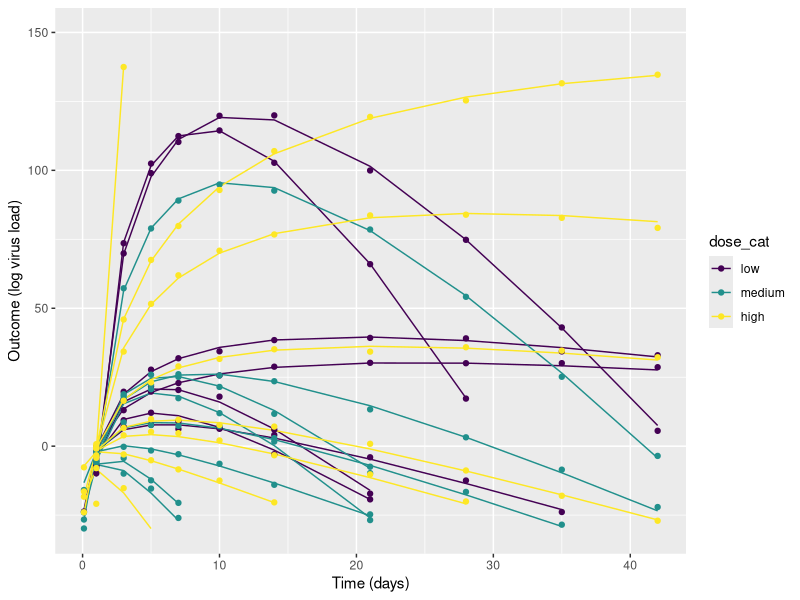
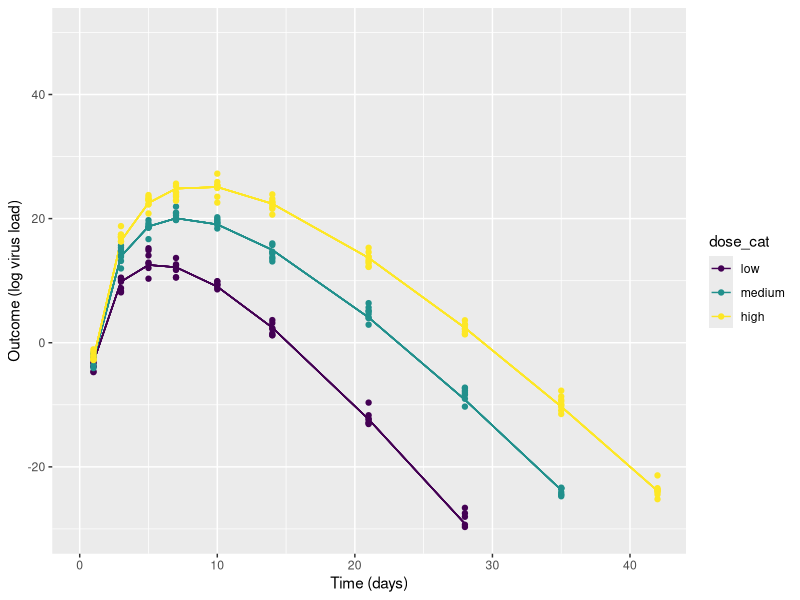
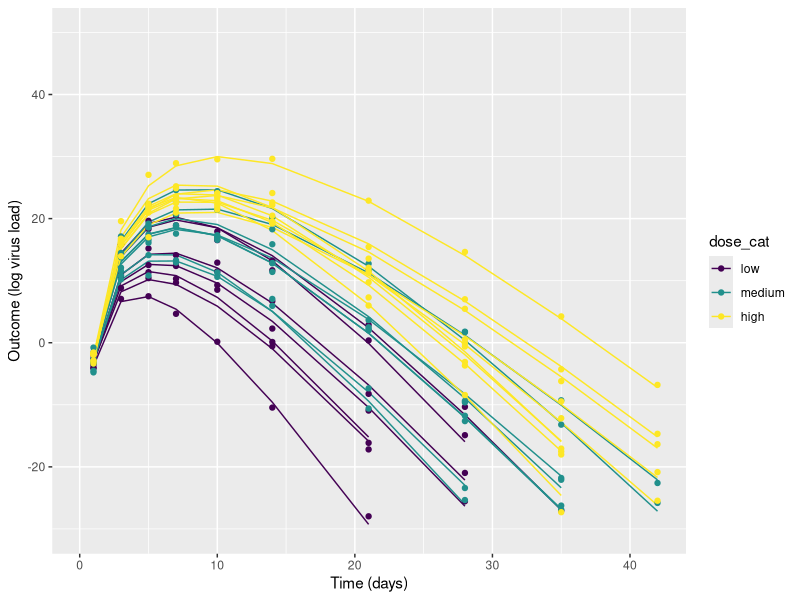
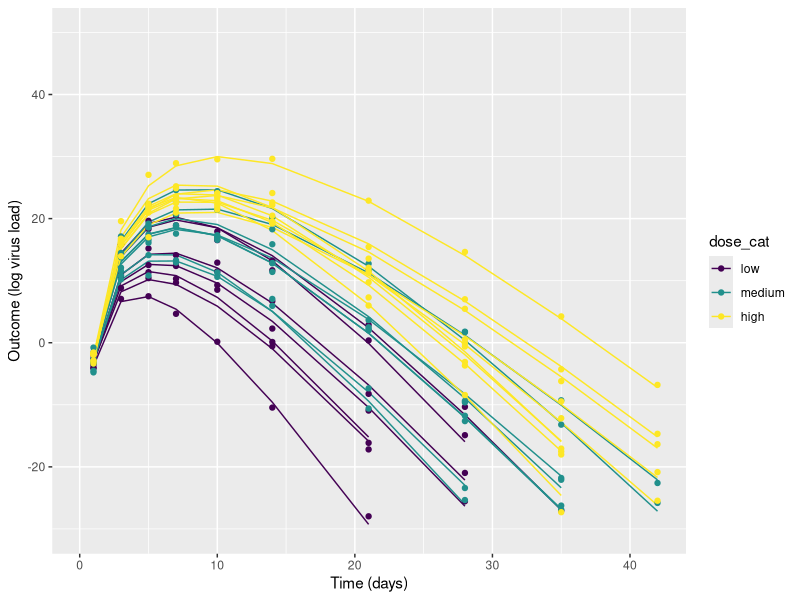

Here is the R script that generated these plots, in order:
# code only portion of tutorial part 1
# https://www.andreashandel.com/posts/longitudinal-multilevel-bayesian-analysis-1/
# Simulating data

## ---- settings --------
## General settings
set.seed(123) #for reproducibility
# days at which we assume outcome is measured
timevec <- c(0.1,1,3,5,7,10,14,21,28,35,42)

#do different number of individuals per dose
#just to make it clearer which is which and also since that's the data structure
Nlow = 7; Nmed = 8; Nhigh = 9;
#if you want to explore how model fitting changes if you increase sample size
#turn on this line of code
#Nlow = 70; Nmed = 80; Nhigh = 90;

Ntot = Nlow + Nmed + Nhigh; #total number of individuals

# Set values for dose
# since we only consider dose on a log scale
# we'll log transform right here and then always use it in those log units
high_dose = log(1000)
med_dose = log(100)
low_dose = log(10)
dosevec = c(rep(low_dose,Nlow),rep(med_dose,Nmed),rep(high_dose,Nhigh))
# we are also creating a version that is just ordered categories instead of numeric values
# we'll use that for plotting and in the alternative analysis in a separate post
dosevec_cat = ordered(c(rep("low", Nlow),rep("medium",Nmed),rep("high",Nhigh)),levels=c("low","medium","high"))


## Setting parameter values

## ---- commonpars --------
sigma = 1
a1 = 0.2
b1 = -0.2

## ---- m1pars --------
m1_mua = 3
m1_mub = 1
m1_sigmaa = 1
m1_sigmab = 1
m1_a0 = rnorm(n=Ntot, m1_mua, m1_sigmaa)
m1_b0 = rnorm(n=Ntot, m1_mub, m1_sigmaa)
# saving main parameters and sample sizes
m1pars = c(sigma = sigma, a1 = a1, b1 = b1, a0_mu = m1_mua, b0_mu = m1_mub, Nlow = Nlow, Nmed = Nmed, Nhigh = Nhigh)

## ---- m2pars --------
m2_mua = 3
m2_mub = 1
m2_sigmaa = 0.0001
m2_sigmab = 0.0001
m2_a0 = rnorm(n=Ntot, m2_mua, m2_sigmaa)
m2_b0 = rnorm(n=Ntot, m2_mub, m2_sigmab)
m2pars = c(sigma = sigma, a1 = a1, b1 = b1, a0_mu = m2_mua, b0_mu = m2_mub, Nlow = Nlow, Nmed = Nmed, Nhigh = Nhigh)

## ---- m3pars --------
m3_mua = 3
m3_mub = 1
m3_sigmaa = 0.1
m3_sigmab = 0.1
m3_a0 = rnorm(n=Ntot, m3_mua, m3_sigmaa)
m3_b0 = rnorm(n=Ntot, m3_mub, m3_sigmaa)
m3pars = c(sigma = sigma, a1 = a1, b1 = b1, a0_mu = m3_mua, b0_mu = m3_mub, Nlow = Nlow, Nmed = Nmed, Nhigh = Nhigh)

## ---- m1sims --------
m1_alpha = m1_a0 + a1*(log(dosevec) - log(med_dose))
m1_beta = m1_b0 + b1*(log(dosevec) - log(med_dose))
#doing matrix multiplication to get time-series for each individual
#for that to work, the timevec vector needs to be transposed
m1_mu =  exp(m1_alpha) %*% t(log(timevec)) - exp(m1_beta) %*% t(timevec)
# apply variation following a normal distribution to each individual
m1_y = apply(m1_mu,2,rnorm,sigma)
# in a final step, we reorganize the data into a long data frame with
# columns id, time, dose, model,
# the deterministic mean mu, and the normally distributed outcome
# we store dose in 3 versions, the original (log transformed one), the one that has the middle value subtracted, and a categorical one
# note that little trick using sort to get time in the right order
# not a robust way of doing things, but works here
m1_dat <- data.frame(id = rep(1:Ntot,length(timevec)),
                     dose = rep(dosevec,length(timevec)), dose_adj = rep(dosevec,length(timevec))-med_dose, dose_cat =  rep(dosevec_cat,length(timevec)),
                     time = sort(rep(timevec,Ntot)), model = "m1",
                     mu = as.vector(m1_mu), outcome = rnorm(n=length(m1_mu),mean=as.vector(m1_mu),sd=sigma)  )


## ---- m2m3sims --------
#model 2
m2_alpha = m2_a0 + a1*(log(dosevec) - log(med_dose))
m2_beta = m2_b0 + b1*(log(dosevec) - log(med_dose))
m2_mu =  exp(m2_alpha) %*% t(log(timevec)) - exp(m2_beta) %*% t(timevec)
m2_dat <- data.frame(id = rep(1:Ntot,length(timevec)),
                     dose = rep(dosevec,length(timevec)), dose_adj = rep(dosevec,length(timevec))-med_dose, dose_cat =  rep(dosevec_cat,length(timevec)),
                     time = sort(rep(timevec,Ntot)), model = "m2",
                     mu = as.vector(m2_mu), outcome = rnorm(n=length(m2_mu),mean=as.vector(m2_mu),sd=sigma)  )

#model 3
m3_alpha = m3_a0 + a1*(log(dosevec) - log(med_dose))
m3_beta = m3_b0 + b1*(log(dosevec) - log(med_dose))
m3_mu =  exp(m3_alpha) %*% t(log(timevec)) - exp(m3_beta) %*% t(timevec)
m3_y = apply(m3_mu,2,rnorm,sigma)
m3_dat <- data.frame(id = rep(1:Ntot,length(timevec)),
                     dose = rep(dosevec,length(timevec)), dose_adj = rep(dosevec,length(timevec))-med_dose, dose_cat =  rep(dosevec_cat,length(timevec)),
                     time = sort(rep(timevec,Ntot)), model = "m3",
                     mu = as.vector(m3_mu), outcome = rnorm(n=length(m3_mu),mean=as.vector(m3_mu),sd=sigma)  )



## ---- packages --------
library('ggplot2')

## ---- makeplots --------
p1 <- ggplot(m1_dat) +
  geom_line(aes(x=time, y=mu, col = dose_cat, group = id)) +
  geom_point(aes(x=time, y=outcome, col = dose_cat)) +
  scale_y_continuous(limits = c(-30,150)) +
  labs(y = "Outcome (log virus load)",  x = "Time (days)")

p2 <- ggplot(m2_dat) +
  geom_line(aes(x=time, y=mu, col = dose_cat, group = id)) +
  geom_point(aes(x=time, y=outcome, col = dose_cat)) +
  scale_y_continuous(limits = c(-30,50)) +
  labs(y = "Outcome (log virus load)",  x = "Time (days)")

p3 <- ggplot(m3_dat) +
  geom_line(aes(x=time, y=mu, col = dose_cat, group = id)) +
  geom_point(aes(x=time, y=outcome, col = dose_cat)) +
  scale_y_continuous(limits = c(-30,50)) +
  labs(y = "Outcome (log virus load)",  x = "Time (days)")

## ---- showplots --------
plot(p1)
plot(p2)
plot(p3)

## ---- savesims --------
ggsave(file = paste0("simdata_m3.png"), p3, dpi = 300, units = "in", width = 7, height = 7)
simdat <- list(m1 = m1_dat, m2 = m2_dat, m3 = m3_dat, m1pars = m1pars, m2pars = m2pars, m3pars = m3pars)
saveRDS(simdat, "simdat.Rds")


